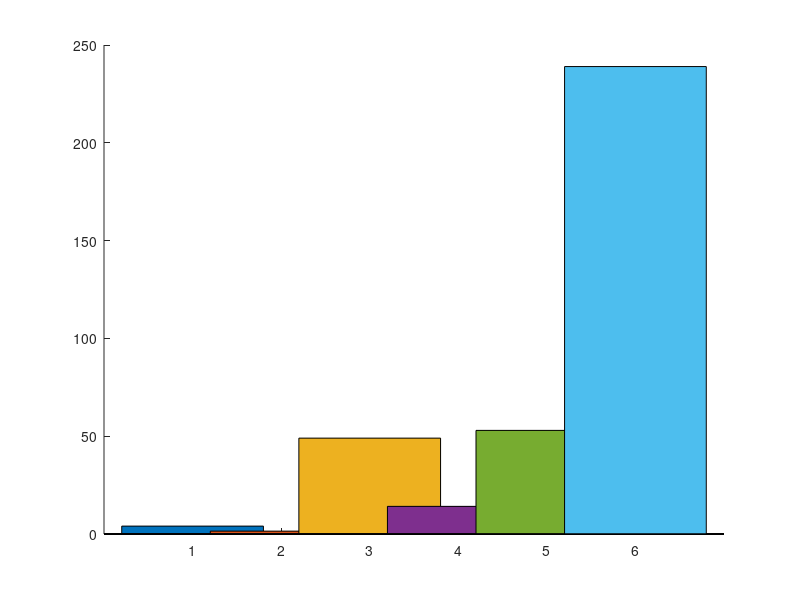

Write the MATLAB code that produced this figure. (Note: this script raises an error after producing the figure.)
% Raaghav Lele, Zach Alles
% Date created: 10/19/2026
% Thermal Component Model 

clc
clear
close all

%% Part zero: Properties and geometry
fprintf("System Inputs/Output Analysis \n\n")
water_cp = 4184;       % J/(kg K)
water_rho = 1000;      % kg/m^3
sigma = 5.670374419e-8; % W/(m^2 K^4)

H = 0.50; % m
W = 0.33; % m
D = 0.30; % m

% Face order: rear, right, left, top, bottom
A_faces = [H*W; H*D; H*D; W*D; W*D];
Arad = sum(A_faces);   % 0.663 m^2

% Flat terrain; no body blockage, view factors
F_ground = [0.5; 0.5; 0.5; 0; 1];
F_sky = 1 - F_ground;

A_ground_weighted = sum(A_faces .* F_ground);
A_sky_weighted = sum(A_faces .* F_sky);

%% Metabolic input

load("MetData.mat")
Metabolic_rates = MetData.metrate; % Column vector, W
time = MetData.time;

% Preliminary assumption: all metabolic heat reaches cooling system
Q_electrical = 10; % average assumption
Q_internal = Metabolic_rates + Q_electrical;
fprintf("Average internal heat generation due to metabolic and electical sources is %.2f Watts\n",mean(Q_internal))


%% Environmental cases

% Idealized 2D Sun path, not a calculated Mars time history:
% 0 deg = Sun at rear horizon
% 90 deg = overhead
% 180 deg = Sun at front horizon
theta = linspace(0,180,181); % Row vector

% Optical properties
alpha_solar = 0.2;
epsilon_rad = 0.9; 
alpha_IR = epsilon_rad;

epsilon_ground = 0.95;
rho_ground = 0.2;   % average Martian ground albedo

% Environmental temperatures
T_ground = 235; % K; prescribed ground-temperature scenario
T_air = 210;    % K; prescribed air-temperature scenario
T_sky = 170;    % K; EFFECTIVE radiative sky temperature
T_Rad = 289.9;  % K; trial radiator surface temperature Assume Skin temp is 307 and delta of 5 K drop from skin to Radiator 

h = 1;         % W/(m^2 K); prescribed convection coefficient - Assumed from Hayman 2025 paper based on wind speed of 5 m/s


%% Direct solar heating

% Assumed direct-normal irradiance; from ASEN 5158 lecture notes
q_solar_DNI = 175; % W/m^2

A_rad_cross = H*W .* max(0, cosd(theta)) ...
            + W*D .* sind(theta); 

Q_solar = alpha_solar .* A_rad_cross .* q_solar_DNI;
fprintf("Direct normal incident Solar is %.2f Watts\n",mean(Q_solar))

%% Reflected solar heating: albedo

% Direct sunlight on horizontal ground; diffuse sunlight neglected
G_solar_ground = q_solar_DNI .* sind(theta);

Q_albedo = alpha_solar .* rho_ground .* ...
           G_solar_ground .* A_ground_weighted;
fprintf("Albedo is %.2f Watts\n",mean(Q_albedo))

%% Absorbed thermal infrared

% Ground emission only; reflected atmospheric IR neglected
Q_ground_IR_abs = alpha_IR * epsilon_ground * sigma * ...
                  T_ground^4 * A_ground_weighted;

fprintf("Ground IR is %.2f Watts\n",mean(Q_ground_IR_abs))

% Effective sky temperature represents incident sky IR
Q_sky_IR_abs = alpha_IR * sigma * ...
               T_sky^4 * A_sky_weighted;
fprintf("Sky IR is %.2f Watts\n",mean(Q_sky_IR_abs))

%% Heat leaving radiator

Q_conv = h * Arad * (T_Rad - T_air); % Signed: positive outward
fprintf("Heat lost to Atmospheric Convection assuming 5 m/s windspeed is %.2f Watts\n",Q_conv)

Q_IR_emit = epsilon_rad * sigma * Arad * T_Rad^4;
fprintf("IR emitted from  the radiator is %.2f Watts\n",Q_IR_emit)
fprintf("\n")

%% System balance

% Net heat that the radiator can remove from internal sources
% One value per solar-position case
Q_cooling_available = Q_IR_emit + Q_conv ...
                    - Q_solar - Q_albedo ...
                    - Q_ground_IR_abs - Q_sky_IR_abs;
fprintf("Average Cooling available is %.2f Watts\n",mean(Q_cooling_available))

Q_cooling_available_nowind = Q_cooling_available - Q_conv;
fprintf("Average Cooling available is %.2f Watts\n",mean(Q_cooling_available_nowind))
fprintf("\n")

% Plot I/O bar chart
IOs = [mean(Q_solar); mean(Q_albedo); mean(Q_ground_IR_abs); ...
       mean(Q_sky_IR_abs); Q_conv; Q_IR_emit];


labels = ["Incident Solar", "Albedo", "Ground IR", "Sky IR", ...
          "Convection Losses (wind)", "Radiator Output"];

colors = lines(numel(IOs));  % One distinct color per bar

% Plot bar chart for I/O of thermal system
figure()
hold on

for i = 1:numel(IOs)
    bar(i, IOs(i), ...
        "FaceColor", colors(i,:), ...
        "DisplayName", labels(i));
end

hold off
xticks(1:numel(IOs))
xticklabels(labels)
xtickangle(25)
xlabel("System Thermal Inputs and Outputs (average magnitude)")
ylabel("Watts")
title("Martian PLSS Thermal Inputs and Outputs Model")
legend("show", "Location", "northwest")
grid on


% Rows = metabolic samples; columns = solar-position cases
% Uses MATLAB implicit expansion
Q_shortfall = Q_internal - Q_cooling_available;

% Positive shortfall: additional cooling/storage required
% Negative shortfall: excess cooling capacity at prescribed T_Rad

% Gross IR emission required to balance each combination
Q_IR_required = Q_internal + Q_solar + Q_albedo ...
              + Q_ground_IR_abs + Q_sky_IR_abs - Q_conv;


% Calculate short fall in worst possible sun angle scenario
Q_shortfall_design = Metabolic_rates(:) ...
                   - min(Q_cooling_available);

% Cooling Shortfall across the EVA
figure
plot(time(:), Q_shortfall_design, 'LineWidth', 1.5);
yline(0, 'k--')
% Add manually positioned label
text(5.7, 15, ...
    sprintf('Cooling capacity = %.2f W', mean(Q_cooling_available)), ...
    'HorizontalAlignment', 'left', ...
    'FontSize', 10);
xlabel('EVA time [hr]');
ylabel('Cooling shortfall [W]');
title('Cooling shortfall across nominal EVA');
grid on

% Plot Heat loads at various sun angles
% unique sorts the rates and returns their original row indices
[metabolic_unique, idx] = unique(Metabolic_rates);
Q_unique = Q_shortfall(idx, :);

figure
contourf(metabolic_unique, theta, Q_unique.', ...
         30, 'LineColor', 'none');

hold on
contour(metabolic_unique, theta, Q_unique.', ...
        [0 0], 'k', 'LineWidth', 2);

cb = colorbar;
cb.Label.String = 'Cooling shortfall [W]';
xlabel('Metabolic heat load [W]');
ylabel('Idealized Sun-path angle [deg]');
title('Cooling shortfall versus metabolic load and Sun angle');
colormap(turbo)
grid on



%% Part two: Heat Transport and Mass Flow 
% This section will follow that heat acquisition section and the results
% from the previous section will be used as an input. Heat that is lost or
% created through pipe flow will be modeled. Things such as heat loss through an insulation layer,
% major and minor presssure losses, and laminar v turbulent flow will be
% modeled. Heat added/lost through pumps and valves will be considered

%%%%%%%%%%%%%%%%%%%%%%%%%%%%%%%%%%%%%%%%%%%%%%%%%%%%%%%%%%%%%%%%%%%%%%%%%%%
% Assumptions:
% - Air in the PLSS is between 12-30 deg C. Air blows in around 30C and
%   is cooled and then is passed back into the PLSS at 22 deg C
%%%%%%%%%%%%%%%%%%%%%%%%%%%%%%%%%%%%%%%%%%%%%%%%%%%%%%%%%%%%%%%%%%%%%%%%%%%

%% Heat Pipe Analysis
% Assumptions
% We are aiming for a delta T across the heat pipe evaporator wall to the
% radiator of about 3 deg K. So T_evap ~= 303K if T_rad = 300 which is what
% our I/O model used.
%  This entail buidling a resistance network of
% the evaporator section, the condensor section, and any bonding resistance
% to the shell. If we assume ideal bonding of the integrated saddle/HP, we
% can assume R bonding goes to zero. 
%
% The conductance values of the evaporator and condensor of the ammonia
% heat pipes are pulled from the graphs in source THE doc

N_loops = 5;                                    % # of heat pipes
Q_transport = min(Q_cooling_available);         % W; selected heat transport requirement
DeltaT_allow = 3;                               % K, design selection 

Q_pipe = Q_transport / N_loops;

pipe_diameters = [9.5; 12.7; 15.9]; %mm
Cprime_e = [120; 160; 200]; % W/mK Evaporator Conductance 
Cprime_c = [157; 214; 276]; % W/mK Condensor Conductance
pipe_lengths = linspace(0,1,101); % m
evap_length = 0.25*ones(1,101);%m about 12.5 cm
condensor_length = pipe_lengths-evap_length; % m

T_rad = 289.9; % Deg K which gives a drop of 5 deg from aveage skin temp 307k

% Calculate resistances including of the evaporator, condensor, and the
% bonds
R_evaporator = 1 ./ (Cprime_e .* evap_length); % Thermal resistance of the evaporator of the heat pipe
R_condensor = 1 ./ (Cprime_c .* condensor_length); % Thermal resistance of the condensor portion of HP

% Resistance of the adhesive bond (if selected)
% Integral pipe/flange, initially neglecting metal spreading resistance
b_contact = 20e-3;      % m; actual flat bonded width
L_contact = pipe_lengths;     % m
t_bond = 0.2e-3;       % m; thickness of adhesive
k_bond = 1;            % W/(m K); illustrative

A_contact = b_contact .* condensor_length;
R_attachment = t_bond ./ (k_bond .* A_contact);
R_bonds = [R_attachment; R_attachment; R_attachment];

Delta_T_sizing_options = Q_pipe.*(R_evaporator + R_condensor + R_bonds);
Delta_T_sizing_options_ideal = Q_pipe*(R_evaporator + R_condensor);

% Plot the results assuming an adhesive bond (Adds resistance to the
% network)
figure()
hold on
plot(condensor_length,Delta_T_sizing_options(1,:))
plot(condensor_length,Delta_T_sizing_options(2,:))
plot(condensor_length,Delta_T_sizing_options(3,:))
title('Heat-pipe temperature-drop sizing - Adhesive Bonding')
xlabel("Condensor Length [m]")
ylabel('Evaporator-wall to radiator temperature drop [K]')
legend('9.5 mm Diameter','12.7 mm Diameter','15.9 mm Diameter')
ylim([0 7])
xlim([0 .8])
grid on
hold off

% Plot the results assuming an ideal bond

figure()
hold on
plot(condensor_length,Delta_T_sizing_options_ideal(1,:))
plot(condensor_length,Delta_T_sizing_options_ideal(2,:))
plot(condensor_length,Delta_T_sizing_options_ideal(3,:))
title('Heat-pipe temperature-drop sizing - Ideally bonded')
xlabel("Condensor Length [m]")
ylabel('Evaporator-wall to radiator temperature drop [K]')
legend('9.5 mm Diameter','12.7 mm Diameter','15.9 mm Diameter')
ylim([0 7])
xlim([0 .8])
grid on
hold off




%% Freezable Heat Exchanger (Nitrogen/Water - Thermal)
% Assumptions
% T_LCG = 307K ~ Skin temp
% We want
% Q_HEX must match the Q_tranport which is the effective max load of
% cooling available given environmental conditions
% We also want the delta T across the HEX to be about 2 deg K
rho_water = 1000; %g/cm^3
Q_Hex = Q_transport;
T_LCG = 307;

cp_water = 4180;              % J/(kg K)
Q_CHE = 130;                    % W; assumed heat added to water


T_w_in = T_LCG; % Assumed/Designed for
T_w_out = 293; % 20 deg C
mdot_HEX = Q_Hex/(cp_water*(T_w_in-T_w_out));


% Candidate evaporator temperatures BELOW the desired water outlet
T_evap_surface = linspace(288.15,292.9,100);
T_rad_candidates = T_evap_surface - 3; % assumed downstream drop

% Calc Log mean temperature difference
DT_in = T_w_in - T_evap_surface;
DT_out = T_w_out - T_evap_surface;

feasible = (DT_in > 0) & (DT_out > 0);

Del_T_lm = nan(size(T_evap_surface));
Del_T_lm(feasible) = ...
    (DT_in(feasible) - DT_out(feasible)) ./ ...
    log(DT_in(feasible)./DT_out(feasible));

UA_required = Q_Hex./Del_T_lm;


R_we_allowable = Del_T_lm/Q_Hex; % K/W


N_water = linspace(1,48*8,384);                % Number of water channels
D_water = 0.002;                            % m Assumed 1 mm hole
L_water = 0.25;                             % m
k_water = 0.62;                             % W/(m K), at 34degC
k_Cu = 400;                                 % W/(m K)
mu_water = 0.80e-3;                         % dynamic viscosity Pa*s = kg/(m*s), water at approximately 30°C

% Check Reynolds number of each pipe to determine flow characteristics
mdot_each = mdot_HEX./N_water;              % mdot of each channel
A_flow_each = pi*D_water^2/4;               % Area of each pipe
v_each = mdot_each/(rho_water*A_flow_each); % velocity of each pipe
Re = rho_water*v_each*D_water/mu_water;     % Reynolds # of each pipe

% Calc thermal resistance of force convection pipes
Nu = 3.66;                                  % fully developed laminar approximation
h_water = Nu*k_water/D_water;               % heat transfer coefficient for convection through the water pipes

A_wetted = N_water.*pi.*D_water.*L_water;      % Contact Area of the pipe in the HEX 
R_conv = 1./(h_water*A_wetted);              % Convective Resistance in the HEX

% Thickness of copper for modeling resistance
t_eff = [1; 3; 5; 10]*1e-3;  % m            % These are sensitivity cases, not dimensions validated from the sketch.
% Retain the previous area assumption for this sensitivity study.
% Actual effective conduction area is geometry-dependent.
A_eff = A_wetted;             % row vector across channel counts

R_Cu = t_eff./(k_Cu.*A_eff);
% Other Resistances not modeled. 
% Heat Pipe Contact Resistance
% Copper spreading resistance

for i=1:length(t_eff)
    fprintf("Channel analysis with effective copper thickness = %.2f mm \n", t_eff(i)*1000)
    R_total = R_conv + R_Cu(i,:);
    U_A = 1./R_total;             % rows = thickness cases
    
    
    
   %  mdot_min = mdot_HEX(idx_flow);
   %  U_A_min = Q_Hex/Del_T_lm(idx_flow);
   % 
   %  fprintf('First feasible sampled flow: %.2f kg/h\n', mdot_min*3600);
   %  fprintf('Required UA at that flow: %.2f W/K\n', U_A_min);
   % 
   % idx_channels_min = find(U_A >= U_A_min, 1, 'first');
   % 
   %  N_water_min = NaN;
   %  if ~isempty(idx_channels_min)
   %      N_water_min = ceil(N_water(idx_channels_min));
   %  end
   %  fprintf('Minimum: %.2f 1mm diameter channels \n', N_water_min)
    

    
    U_A_design = Q_Hex/Del_T_lm(end);
    fprintf('Overall design heat transfer coefficient = %.2f W/K\n', U_A_design)
    fprintf('Log mean temperature difference = %.2f deg K\n', Del_T_lm(end))
    fprintf('Heat transport across the HEX = %.2f W \n\n', Del_T_lm(end)*U_A_design)
    
    idx = find(U_A >= U_A_design, 1, 'first');
    
    if isempty(idx)
        error('No channel count meets the required UA.');
    else
        N_water_design = ceil(N_water(idx));
    end

    
    
    
    figure()
    plot(N_water,U_A,"linewidth",2)
    title(sprintf('HEX Conductance — Effective Copper Thickness: %.0f mm', ...
    t_eff(i)*1000))
    xlabel("Number of 1mm diameter water channels")
    ylabel('Overall Thermal Conductance, UA [W/K]')
    % if isfinite(N_water_min)
    % xline(N_water_min, '--y', ...
    %     sprintf('Minimum-flow case: %d channels', N_water_min), ...
    %     'LabelOrientation', 'horizontal', ...
    %     'LabelVerticalAlignment', 'bottom');
    % end
    xline(N_water_design, '--c', ...
    sprintf('%.1f kg/h design: %d channels', ...
        mdot_HEX(end)*3600, N_water_design), ...
    'LabelOrientation', 'horizontal', ...
    'LabelVerticalAlignment', 'top');
    grid on

end

fprintf('Hex Design Mass Flow Rate: %.2f kg/h\n', mdot_HEX*3600);
fprintf('Hex exit water temperature: %.2f K\n\n', T_w_out(end));


HeatPipe_Area = pi/4*0.0127^2;
WaterPipe_Area = pi/4*D_water^2 * N_water_design;
TotalBoreArea = HeatPipe_Area + WaterPipe_Area;

HexCrossArea = 2.2/100 * 6/100 * 25.6/100;

% Design consideration:
% We want to optimize the HEX to have a 4 deg Temp drop to ensure that the
% radiator can stay as hot as possible which increases efficiency.
% Therefore we need to increase the number of water channels to reduce the
% resistance of the convection through the HEX.  


%% Condesing Heat Exchanger (Water/Air - RH)

% Questions for Operation
% Where is the cooling coming from to bring the Air temp down to 12C? If
% air enters at 30C , our exit temp from the HEX is only 304.49

fprintf('Condensing Heat Exchanger Analysis\n');

Q_CHE = 80; % W
cp_air = 1000; % J/kgK
T_air_in = 30+273; % Deg K
T_air_out = 12+273; % Deg K
DT_air = T_air_in-T_air_out;
DT_water = T_LCG - T_w_out(end);

mdot_air = Q_CHE/(cp_air*DT_air);
mdot_water = Q_CHE/(cp_water*DT_water);

fprintf('Mass flow rate of air through CHE: %.4f kg/hr\n', mdot_air*3600);
fprintf('Mass flow rate of water through CHE: %.4f kg/hr\n', mdot_water*3600);





% Ignoring CHE for now

% mdot_total = 90/3600;          % kg/s; example TOTAL HEX flow
% f_CHE = 0.20;                  % illustrative flow fraction, not selected sizing
% 
% mdot_CHE = f_CHE * mdot_total;
% mdot_LCG = (1 - f_CHE) * mdot_total;
% 
% % Supply these temperatures from your model:
% T_HEXw_out = T_LCG - Q_Hex/(mdot_total *cp_water); %cold water leaving HEX [K]
% T_LCG_out = 307; %warm water leaving LCG [K]
% 
% T_CHE_out = T_HEX_out + Q_CHE/(mdot_CHE*cp_water);
% 
% T_HEX_in = ...
%     (mdot_LCG*T_LCG_out + mdot_CHE*T_CHE_out)/mdot_total;
% 
% Q_HEX = mdot_total*cp_water*(T_HEX_in - T_HEX_out);


%% Pipe Flow (Convective losses in the PLSS)

%% Pumps (Account for frictional and heating effects from the pump)
%
% % Can also use an equivalent expression 
% Power_pump = DeltaPressure*mdot/(rho_water*pump_efficiency);
% % Use voltage and current from the pump's operating point
% P_pump_elec = V_pump * I_pump;       % W
% 
% % Preliminary assumption: all pump power heats the water loop
% Q_pump_water = P_pump_elec;
% 
% % Add once to the water-loop heat rejection requirement
% Q_HEX_required = Q_other_water_loads + Q_pump_water;
% 
% % Equivalent temperature rise per circuit
% mdot_water = 90/3600;               % kg/s; use actual operating flow
% DT_pump_equiv = Q_pump_water/(mdot_water*cp_water);
% 
% % Pressure losses across the system due to frictional in the pipes
% 
% v = mdot_water/(rho_water*pi*D_line^2/4);
% Re = rho_water*v*D_line/mu_water;
% 
% f_D = 64/Re;  % Only for fully developed laminar flow
% 
% DP_pipe = f_D*(L_line/D_line)*(rho_water*v^2/2);
% DP_fittings = K_total*(rho_water*v^2/2);
% 
% Q_friction_line = (DP_pipe + DP_fittings) * ...
%                  (mdot_water/rho_water); % W; diagnostic, already within pump budget

%% Valves (Minimal)

%% Air Warmer

%% Suit Radiator
% The results from the previous section will be used at inputs fro this
% section. Heat that is trasnferred from the pipes to our radiator
% will be modeled. Thereafter, 1D heat transfer will be applied across the
% radiator, and the radiative, conductive, and convective heat rejection
% into the Martian atmosphere will be measured. 


A_suit_rad = linspace(0.2,1,100);           % m^2
epsilon_suit_pixels = linspace(0.3,0.8,100);
alpha_solar = 0.17;



% Same assumed temperature as RAFT-X radiator
T_suit_rad = T_rad;                        % K

% Illustrative vertical surface over flat terrain
F_ground = 0.5;
F_sky = 0.5;

% Incident thermal IR, BEFORE absorption by the pixels
G_IR = F_ground*epsilon_ground*sigma*T_ground^4 ...
     + F_sky*sigma*T_sky^4;                % W/m^2

% Assumes surface directly faces the Sun.
% Replace with actual incident solar irradiance for its orientation.
G_solar = q_solar_DNI;                     % W/m^2

% Evaluate every area/emissivity combination
[A_grid, epsilon_grid] = meshgrid( ...
    A_suit_rad, epsilon_suit_pixels);

% Positive = net heat rejection
% Assumes thermal-IR absorptivity equals thermal emissivity
Qout_suit = A_grid .* ...
    (epsilon_grid .* (sigma*T_suit_rad^4 - G_IR) ...
    - alpha_solar*G_solar);

Q_radiative_net = A_grid .* ...
    (epsilon_grid .* (sigma*T_suit_rad^4 - G_IR) ...
    - alpha_solar*G_solar);

Q_conv_suit = h*A_grid*(T_suit_rad - T_air);

Q_total_suit = Q_radiative_net + Q_conv_suit;
% Subtract absorbed albedo when included.

% Plot several fixed epsilon values for a given area
figure
contourf(A_grid, epsilon_grid, Qout_suit, ...
    30, 'LineColor', 'none');

cb = colorbar;
cb.Label.String = 'Net heat rejection [W]';

xlabel('Suit radiator area [m^2]');
ylabel('Pixel infrared emissivity');
title(sprintf('Suit radiator capacity at %.2f K', T_suit_rad));
colormap(turbo)
grid on

figure
hold on

for epsilon = [0.3 0.5 0.8]
    Q = A_suit_rad .* ...
        (epsilon*(sigma*T_suit_rad^4 - G_IR) ...
        - alpha_solar*G_solar);

    plot(A_suit_rad, Q, 'LineWidth', 2, ...
        'DisplayName', sprintf('\\epsilon = %.1f', epsilon));
end

yline(0, 'k--', 'HandleVisibility', 'off');
xlabel('Suit radiator area [m^2]');
ylabel('Net heat rejection [W]');
title('Suit radiator capacity versus area');
legend('Location', 'best');
grid on
hold off
